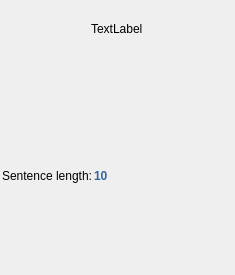
<?xml version="1.0" encoding="UTF-8"?>
<ui version="4.0">
 <class>ReadabilityWidget</class>
 <widget class="QWidget" name="ReadabilityWidget">
  <property name="geometry">
   <rect>
    <x>0</x>
    <y>0</y>
    <width>235</width>
    <height>275</height>
   </rect>
  </property>
  <property name="windowTitle">
   <string>Form</string>
  </property>
  <layout class="QVBoxLayout" name="verticalLayout">
   <property name="spacing">
    <number>1</number>
   </property>
   <property name="leftMargin">
    <number>2</number>
   </property>
   <property name="topMargin">
    <number>2</number>
   </property>
   <property name="rightMargin">
    <number>2</number>
   </property>
   <property name="bottomMargin">
    <number>2</number>
   </property>
   <item alignment="Qt::AlignRight">
    <widget class="QToolButton" name="btnRefresh">
     <property name="sizePolicy">
      <sizepolicy hsizetype="Maximum" vsizetype="Fixed">
       <horstretch>0</horstretch>
       <verstretch>0</verstretch>
      </sizepolicy>
     </property>
     <property name="cursor">
      <cursorShape>PointingHandCursor</cursorShape>
     </property>
     <property name="toolTip">
      <string>&lt;html&gt;&lt;head/&gt;&lt;body&gt;&lt;p&gt;Refresh readability statistics&lt;/p&gt;&lt;/body&gt;&lt;/html&gt;</string>
     </property>
     <property name="styleSheet">
      <string notr="true">QToolButton {
	border: 0px;
}

QToolButton:pressed {
	border: 1px dashed darkBlue;
}
</string>
     </property>
     <property name="text">
      <string/>
     </property>
    </widget>
   </item>
   <item alignment="Qt::AlignHCenter">
    <widget class="QLabel" name="lblResult">
     <property name="sizePolicy">
      <sizepolicy hsizetype="Preferred" vsizetype="Maximum">
       <horstretch>0</horstretch>
       <verstretch>0</verstretch>
      </sizepolicy>
     </property>
     <property name="text">
      <string>TextLabel</string>
     </property>
     <property name="wordWrap">
      <bool>true</bool>
     </property>
    </widget>
   </item>
   <item alignment="Qt::AlignHCenter">
    <widget class="QToolButton" name="btnResult">
     <property name="styleSheet">
      <string notr="true">border: 0px;</string>
     </property>
     <property name="text">
      <string/>
     </property>
     <property name="iconSize">
      <size>
       <width>128</width>
       <height>128</height>
      </size>
     </property>
    </widget>
   </item>
   <item>
    <layout class="QFormLayout" name="formLayout">
     <item row="0" column="0">
      <widget class="QLabel" name="label">
       <property name="text">
        <string>Sentence length:</string>
       </property>
      </widget>
     </item>
     <item row="0" column="1">
      <widget class="QLabel" name="lblAvgSentenceLength">
       <property name="font">
        <font>
         <weight>75</weight>
         <bold>true</bold>
        </font>
       </property>
       <property name="styleSheet">
        <string notr="true">color: rgb(52, 101, 164);</string>
       </property>
       <property name="text">
        <string>10</string>
       </property>
      </widget>
     </item>
    </layout>
   </item>
  </layout>
 </widget>
 <resources/>
 <connections/>
</ui>
